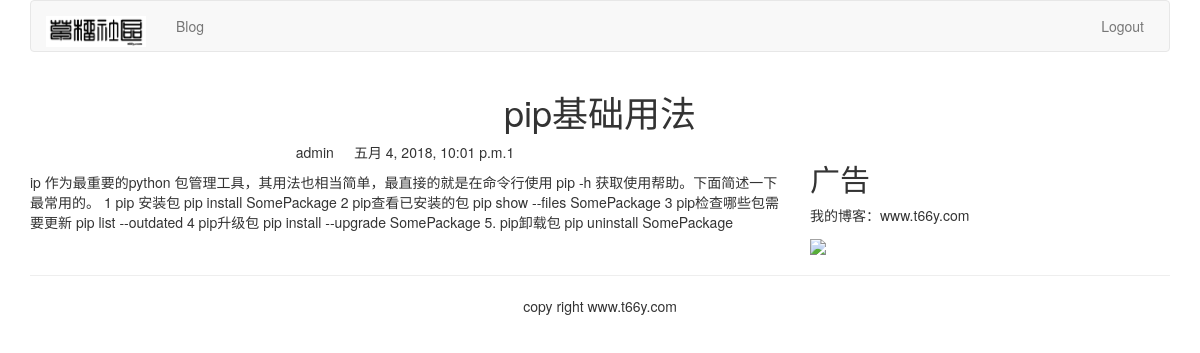
The app's page /blog/4/ with its own data.
### blog/models.py (models this page shows, shortened)
class BlogArticles(models.Model):
    title = models.CharField(max_length=300)
    author = models.ForeignKey(User,related_name='blog_posts')
    body = models.TextField()
    publish = models.DateTimeField(default=timezone.now)
    class Meta:
        ordering = ('-publish',)

### blog/views.py (the view)
# urls.py: url(r'(?P<article_id>\d)/$',views.blog_article,name="blog_detail"),
def blog_article(request,article_id):
    article = get_object_or_404(BlogArticles,id=article_id)
    pub=article.publish
    return render(request,"blog/content.html",{"article":article,"publish":pub})

### templates/blog/content.html (shortened to what this page needs)
{% extends "base.html" %}
{% block content %}
<div class="row text-center vertical-middle-sm">
	<h1>{{ article.title }}</h1>
</div>
<div class="row">
	<div class="col-xs-12 col-md-8">
		<p class="text-center"><span>{{ article.author.username }}</span><span style="margin-left: 20px">{{ publish }}1</span></p>
		<div>{{ article.body }}</div>
	</div>
	<div class="col-xs-6 col-md-4">
		<h2>广告</h2>
        <p>我的博客：www.t66y.com</p>
        <img width="600px" src="https://timgsa.baidu.com/timg?image&quality=80&size=b9999_10000&sec=1525605640844&di=c3c2649f4d07bb454b249ee022a715d3&imgtype=0&src=http%3A%2F%2Fpic.58pic.com%2F58pic%2F12%2F57%2F16%2F82X58PIC4Ut.jpg">
	</div>
</div>
{% endblock %}

### records on screen
BlogArticles: title "pip基础用法", author.username "admin", publish "五月 4, 2018, 10:01 p.m.", body "ip 作为最重要的python 包管理工具，其用法也相当简单，最直接的就是在命令行使用 pip -h 获取使用帮助。下面简述一下最常用的。 1 pip 安装包 pip install SomePackage 2 pip查看已安装的包 pip show --files SomePackage 3 pip检查哪些包需要更新 pip list --outdated 4 pip升级包 pip install --upgrade SomePackage 5. pip卸载包 pip uninstall SomePackage"
